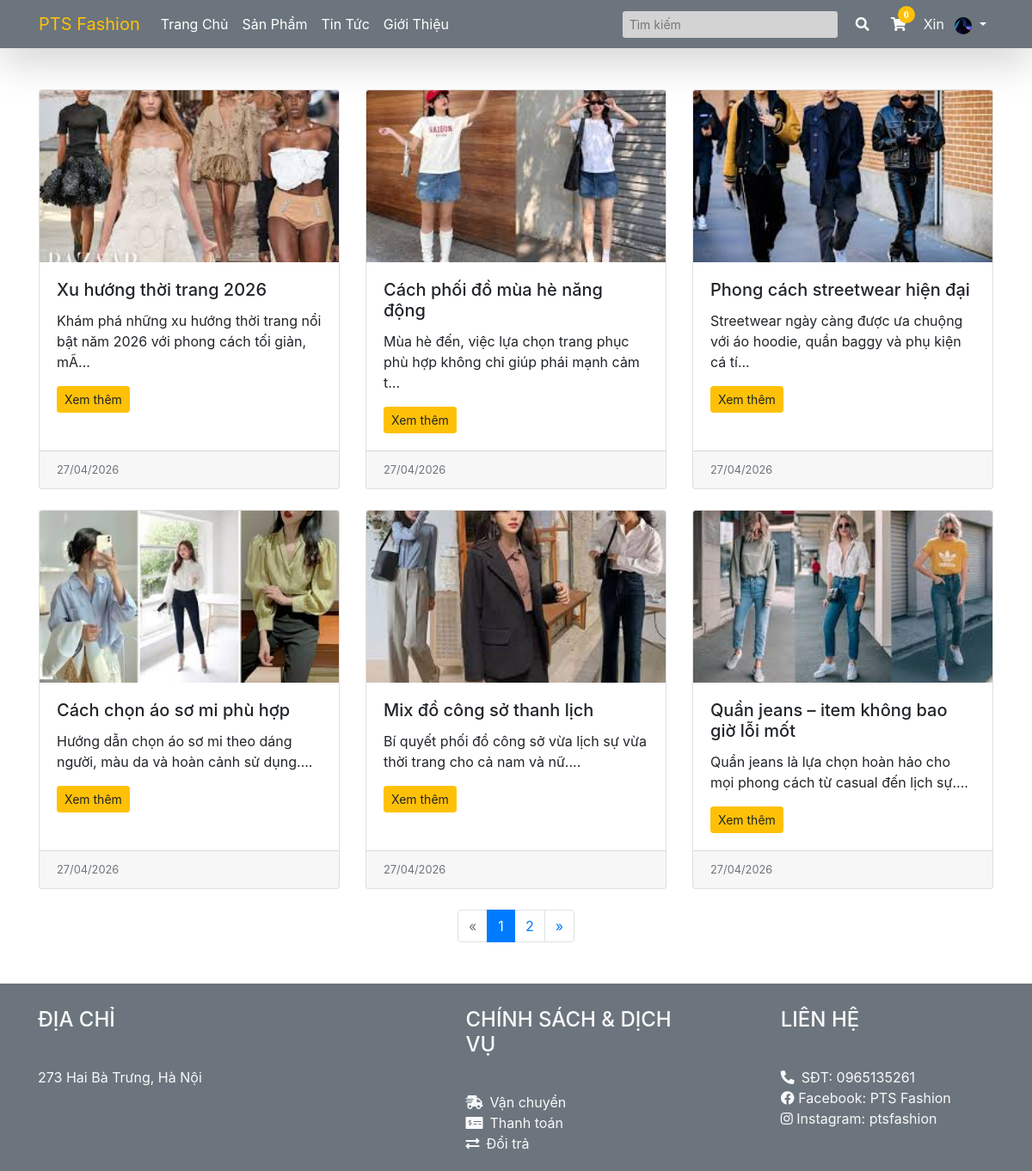
/quanao/blogs.php (signed in), run on the app's committed database.
### tables this page shows
CREATE TABLE `blog` (
  `id` int(11) NOT NULL,
  `title` varchar(255) NOT NULL,
  `content` text DEFAULT NULL,
  `thumbnail` varchar(255) DEFAULT NULL,
  `admin_id` varchar(5) NOT NULL,
  `created_at` datetime DEFAULT current_timestamp()
);

### quanao/admin/includes/database.php (called while the page is built, shortened)
<?php
    class MyConnect {
        private $conn;
        public function __construct() {
            $this->host = "localhost";
            $this->user = "root";
            $this->passwd = "";
            $this->database = "clothingshop";
            $this->conn = new mysqli($this->host,$this->user,$this->passwd,$this->database, 3307);
        }
        public function isConnected() {
            return true;
        }
        public function query($query) {
            if($this->isConnected()) {
                $tableData = mysqli_query($this->conn,$query);
                return $tableData;
            }
        }
    }
?>

### quanao/blogs.php (the view, shortened to what this page needs)
<?php
include("admin/includes/database.php");
$MyConn = new MyConnect();
$queryCount = $MyConn->query("SELECT * FROM blog");
$countB = mysqli_num_rows($queryCount);
$result_per_page = 6;
$cur_page = isset($_GET['page']) ? (int)$_GET['page'] : 1;
$limit = ($cur_page - 1) * $result_per_page;
$queryB = "SELECT * FROM blog ORDER BY created_at DESC LIMIT $limit,$result_per_page";
$resultB = $MyConn->query($queryB);
$number_of_page = ceil($countB / $result_per_page);
?>
<!DOCTYPE html>
<html lang="vi">
<head>
    <link href="admin/vendor/fontawesome-free/css/all.min.css" rel="stylesheet">
    <link rel="stylesheet" href="https://maxcdn.bootstrapcdn.com/bootstrap/4.5.2/css/bootstrap.min.css">
</head>
<body>
    <?php include("nav.php"); ?>
    <div class="container my-5">
        <div class="row">
            <?php while ($blog = mysqli_fetch_array($resultB)) { ?>
                <div class="col-md-4 mb-4">
                    <div class="card h-100">
                        <img src="<?php echo "admin/blog_images/" . $blog['thumbnail']; ?>"
                            class="card-img-top" style="height:200px; object-fit:cover;">
                        <div class="card-body">
                            <h5 class="card-title"><?php echo $blog['title']; ?></h5>
                            <p class="card-text">
                                <?php echo substr($blog['content'], 0, 100) . "..."; ?>
                            </p>
                            <a href="blog-detail.php?id=<?php echo $blog['id']; ?>"
                                class="btn btn-warning btn-sm">Xem thêm</a>
                        </div>
                        <div class="card-footer text-muted small">
                            <?php echo date("d/m/Y", strtotime($blog['created_at'])); ?>
                        </div>
                    </div>
                </div>
            <?php } ?>
        </div>
        <ul class="pagination justify-content-center">
            <li class="page-item <?php if ($cur_page == 1) echo 'disabled'; ?>">
                <a class="page-link" href="?page=<?php echo $cur_page - 1; ?>">&laquo;</a>
            </li>
            <?php for ($i = 1; $i <= $number_of_page; $i++) { ?>
                <li class="page-item <?php if ($i == $cur_page) echo 'active'; ?>">
                    <a class="page-link" href="?page=<?php echo $i; ?>"><?php echo $i; ?></a>
                </li>
            <?php } ?>
            <li class="page-item <?php if ($cur_page == $number_of_page) echo 'disabled'; ?>">
                <a class="page-link" href="?page=<?php echo $cur_page + 1; ?>">&raquo;</a>
            </li>
        </ul>
    </div>
    <?php include("footer.php"); ?>
</body>
</html>

### data on the page
blog: thumbnail (picture), title "Xu hướng thời trang 2026", content "Khám phá những xu hướng thời trang nổi bật năm 2026 với phong cách tối giản, mÃ", created_at "27/04/2026"
blog: thumbnail (picture), title "Cách phối đồ mùa hè năng động", content "Mùa hè đến, việc lựa chọn trang phục phù hợp không chỉ giúp phái mạnh cảm t", created_at "27/04/2026"
blog: thumbnail (picture), title "Phong cách streetwear hiện đại", content "Streetwear ngày càng được ưa chuộng với áo hoodie, quần baggy và phụ kiện cá tí", created_at "27/04/2026"
blog: thumbnail (picture), title "Cách chọn áo sơ mi phù hợp", content "Hướng dẫn chọn áo sơ mi theo dáng người, màu da và hoàn cảnh sử dụng.", created_at "27/04/2026"
blog: thumbnail (picture), title "Mix đồ công sở thanh lịch", content "Bí quyết phối đồ công sở vừa lịch sự vừa thời trang cho cả nam và nữ.", created_at "27/04/2026"
blog: thumbnail (picture), title "Quần jeans – item không bao giờ lỗi mốt", content "Quần jeans là lựa chọn hoàn hảo cho mọi phong cách từ casual đến lịch sự.", created_at "27/04/2026"

### other printed values
$total_qty "0"
$_SESSION['username'] "Xin"
